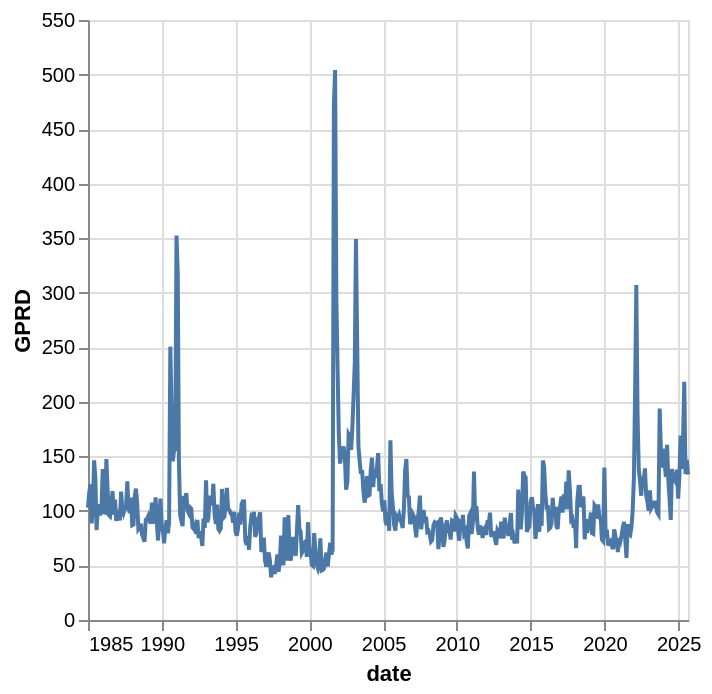

The notebook cell saved with this chart:
### Code cell
alt.Chart(monthly).mark_line().encode(
    x='date:T',
    y='GPRD:Q'   
)

### Figure 1 — Vega-Lite specification as saved in the notebook (floating-point values rounded to 4 significant figures; data arrays with more than 128 entries replaced by an {"elided": "..."} marker saying what was removed)
{"config": {"view": {"continuousWidth": 300, "continuousHeight": 300}}, "data": {"name": "data-fe0e120c764f9a2a2e1ae49e8f1f3901"}, "mark": {"type": "line"}, "encoding": {"x": {"field": "date", "type": "temporal"}, "y": {"field": "GPRD", "type": "quantitative"}}, "$schema": "https://vega.github.io/schema/vega-lite/v5.20.1.json", "datasets": {"data-fe0e120c764f9a2a2e1ae49e8f1f3901": {"elided": "489 records"}}}
